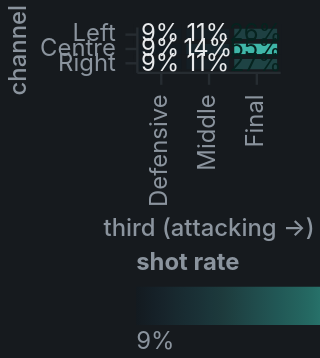

This figure's Vega-Lite source:
### Vega-Lite specification from a JSON file in a GitHub repository (floating-point values rounded to 4 significant figures)
{"config": {"background": "#161a1e", "font": "Inter, ui-sans-serif, system-ui, sans-serif", "view": {"stroke": "transparent", "continuousHeight": 200}, "padding": {"left": 2, "top": 4, "right": 2, "bottom": 2}, "title": {"color": "#e8eaec", "fontSize": 12, "fontWeight": 600, "anchor": "start", "subtitleColor": "#8b949e", "subtitleFontSize": 10.5, "offset": 8}, "axis": {"labelColor": "#8b949e", "titleColor": "#8b949e", "labelFontSize": 10, "titleFontSize": 10, "titleFontWeight": 500, "gridColor": "#262c31", "gridOpacity": 0.55, "domainColor": "#262c31", "tickColor": "#262c31", "labelFont": "Inter, ui-sans-serif, system-ui, sans-serif", "titleFont": "Inter, ui-sans-serif, system-ui, sans-serif", "labelPadding": 4}, "legend": {"labelColor": "#8b949e", "titleColor": "#8b949e", "labelFontSize": 10, "titleFontSize": 10, "symbolType": "square", "symbolSize": 70, "labelFont": "Inter, ui-sans-serif, system-ui, sans-serif", "titleFont": "Inter, ui-sans-serif, system-ui, sans-serif", "orient": "bottom", "direction": "horizontal", "columns": 4, "offset": 4}, "range": {"heatmap": ["#131a20", "#1d3b3d", "#256a63", "#3fb6a8"]}}, "layer": [{"mark": {"type": "rect", "stroke": "#161a1e", "strokeWidth": 2}, "encoding": {"color": {"field": "shot_rate", "legend": {"format": "%", "gradientLength": 110}, "scale": {"range": ["#131a20", "#1d3b3d", "#256a63", "#3fb6a8"]}, "title": "shot rate", "type": "quantitative"}, "tooltip": [{"field": "Third", "type": "nominal"}, {"field": "Channel", "type": "nominal"}, {"field": "n", "format": ",", "title": "phases starting here", "type": "quantitative"}, {"field": "shot_rate", "format": ".1%", "title": "ended in a shot", "type": "quantitative"}, {"field": "mean_xg", "format": ".3f", "title": "mean xG", "type": "quantitative"}], "x": {"field": "Third", "sort": ["Defensive", "Middle", "Final"], "title": "third (attacking →)", "type": "nominal"}, "y": {"field": "Channel", "sort": ["Left", "Centre", "Right"], "title": "channel", "type": "nominal"}}}, {"mark": {"type": "text", "dy": 0, "font": "Inter, ui-sans-serif, system-ui, sans-serif", "fontSize": 10}, "encoding": {"color": {"condition": {"test": "(datum.shot_rate > 0.18)", "value": "#06231f"}, "value": "#e8eaec"}, "text": {"field": "shot_rate", "format": ".0%", "type": "quantitative"}, "x": {"field": "Third", "sort": ["Defensive", "Middle", "Final"], "type": "nominal"}, "y": {"field": "Channel", "sort": ["Left", "Centre", "Right"], "type": "nominal"}}}], "data": {"name": "data-bec3d3078522a28d6a94f12d32546005"}, "height": 150, "$schema": "https://vega.github.io/schema/vega-lite/v6.4.1.json", "datasets": {"data-bec3d3078522a28d6a94f12d32546005": [{"Third": "Final", "Channel": "Left", "n": 1430, "shot_rate": 0.2622, "mean_xg": 0.02355}, {"Third": "Defensive", "Channel": "Left", "n": 1808, "shot_rate": 0.09403, "mean_xg": 0.009118}, {"Third": "Defensive", "Channel": "Centre", "n": 4149, "shot_rate": 0.08918, "mean_xg": 0.007894}, {"Third": "Final", "Channel": "Centre", "n": 199, "shot_rate": 0.5528, "mean_xg": 0.1393}, {"Third": "Middle", "Channel": "Centre", "n": 1621, "shot_rate": 0.1431, "mean_xg": 0.01442}, {"Third": "Middle", "Channel": "Left", "n": 2176, "shot_rate": 0.1135, "mean_xg": 0.01165}, {"Third": "Defensive", "Channel": "Right", "n": 1770, "shot_rate": 0.09435, "mean_xg": 0.0102}, {"Third": "Final", "Channel": "Right", "n": 1479, "shot_rate": 0.2711, "mean_xg": 0.02491}, {"Third": "Middle", "Channel": "Right", "n": 2150, "shot_rate": 0.113, "mean_xg": 0.01051}]}, "autosize": {"type": "fit-x", "contains": "padding", "resize": true}}
